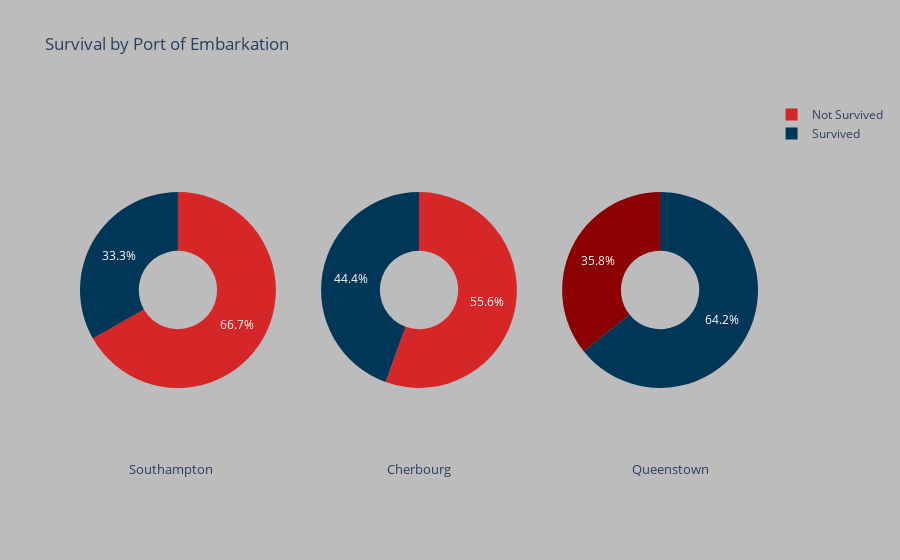

Notebook code for this chart:
### Code cell
#Question 4
#Which Port of Embarkation turned out to be the best one to leave from (survive the incident)?

colors = ['#003758', '#8b0000','#d62728']
figPE = make_subplots(rows =1, cols =3, specs=[[{'type':'domain'}, {'type':'domain'}, {'type':'domain'}]])
figPE.add_trace(go.Pie(labels=df['survivedStatus'][df['portOfEmbark']=='Southampton'], hole=.4,
                     hoverinfo="label+percent+name+value", name='Survived',
                    marker=dict(colors=colors)), 1, 1)
figPE.add_trace(go.Pie(labels=df['survivedStatus'][df['portOfEmbark']=='Cherbourg'], hole=.4
                     ,hoverinfo="label+percent+name+value", name='Not Survived',
                    marker=dict(colors=colors)), 1, 2)
figPE.add_trace(go.Pie(labels=df['survivedStatus'][df['portOfEmbark']=='Queenstown'], hole=.4
                     ,hoverinfo="label+percent+name+value", name='Not Survived',
                    marker=dict(colors=colors)), 1, 3)
figPE.update_layout(title_text="Survival by Port of Embarkation",
                             paper_bgcolor="#bcbcbc", hoverlabel=dict(font=dict(family="Arial", size=14, color="white")),
                 annotations=[dict(text='Southampton', x=.07, y=0, font_size=13, showarrow=False),
                              dict(text='Cherbourg', x=.50, y=0, font_size=13, showarrow=False),
                              dict(text='Queenstown', x=.93, y=0, font_size=13, showarrow=False)])
figPE.show()

### Figure 1 — Plotly figure (JSON) as saved in the notebook; plotly's stock layout.template omitted (floating-point values rounded to 4 significant figures; data arrays with more than 128 entries replaced by an {"elided": "..."} marker saying what was removed)
{"data": [{"domain": {"x": [0, 0.2889], "y": [0, 1]}, "hole": 0.4, "hoverinfo": "label+percent+name+value", "labels": {"elided": "914 str values"}, "marker": {"colors": ["#003758", "#8b0000", "#d62728"]}, "name": "Survived", "type": "pie"}, {"domain": {"x": [0.3556, 0.6444], "y": [0, 1]}, "hole": 0.4, "hoverinfo": "label+percent+name+value", "labels": {"elided": "270 str values"}, "marker": {"colors": ["#003758", "#8b0000", "#d62728"]}, "name": "Not Survived", "type": "pie"}, {"domain": {"x": [0.7111, 1], "y": [0, 1]}, "hole": 0.4, "hoverinfo": "label+percent+name+value", "labels": ["Not Survived", "Survived", "Survived", "Survived", "Not Survived", "Not Survived", "Not Survived", "Not Survived", "Not Survived", "Survived", "Not Survived", "Not Survived", "Not Survived", "Not Survived", "Survived", "Not Survived", "Survived", "Not Survived", "Not Survived", "Not Survived", "Not Survived", "Survived", "Not Survived", "Not Survived", "Not Survived", "Not Survived", "Not Survived", "Survived", "Not Survived", "Not Survived", "Survived", "Survived", "Survived", "Not Survived", "Not Survived", "Not Survived", "Not Survived", "Not Survived", "Not Survived", "Not Survived", "Not Survived", "Not Survived", "Not Survived", "Not Survived", "Survived", "Survived", "Not Survived", "Not Survived", "Survived", "Not Survived", "Not Survived", "Not Survived", "Survived", "Not Survived", "Survived", "Survived", "Not Survived", "Survived", "Not Survived", "Not Survived", "Not Survived", "Not Survived", "Not Survived", "Not Survived", "Not Survived", "Survived", "Not Survived", "Not Survived", "Not Survived", "Survived", "Survived", "Survived", "Survived", "Survived", "Survived", "Survived", "Not Survived", "Survived", "Survived", "Not Survived", "Not Survived", "Not Survived", "Not Survived", "Survived", "Survived", "Not Survived", "Not Survived", "Not Survived", "Survived", "Survived", "Survived", "Survived", "Survived", "Not Survived", "Not Survived", "Not Survived", "Survived", "Not Survived", "Not Survived", "Not Survived", "Not Survived", "Survived", "Survived", "Survived", "Survived", "Not Survived", "Not Survived", "Not Survived", "Not Survived", "Not Survived", "Not Survived", "Not Survived", "Not Survived", "Survived", "Survived", "Not Survived", "Not Survived", "Not Survived", "Not Survived", "Survived", "Not Survived", "Survived", "Not Survived"], "marker": {"colors": ["#003758", "#8b0000", "#d62728"]}, "name": "Not Survived", "type": "pie"}], "layout": {"annotations": [{"font": {"size": 13}, "showarrow": false, "text": "Southampton", "x": 0.07, "y": 0}, {"font": {"size": 13}, "showarrow": false, "text": "Cherbourg", "x": 0.5, "y": 0}, {"font": {"size": 13}, "showarrow": false, "text": "Queenstown", "x": 0.93, "y": 0}], "hoverlabel": {"font": {"color": "white", "family": "Arial", "size": 14}}, "paper_bgcolor": "#bcbcbc", "title": {"text": "Survival by Port of Embarkation"}}}
